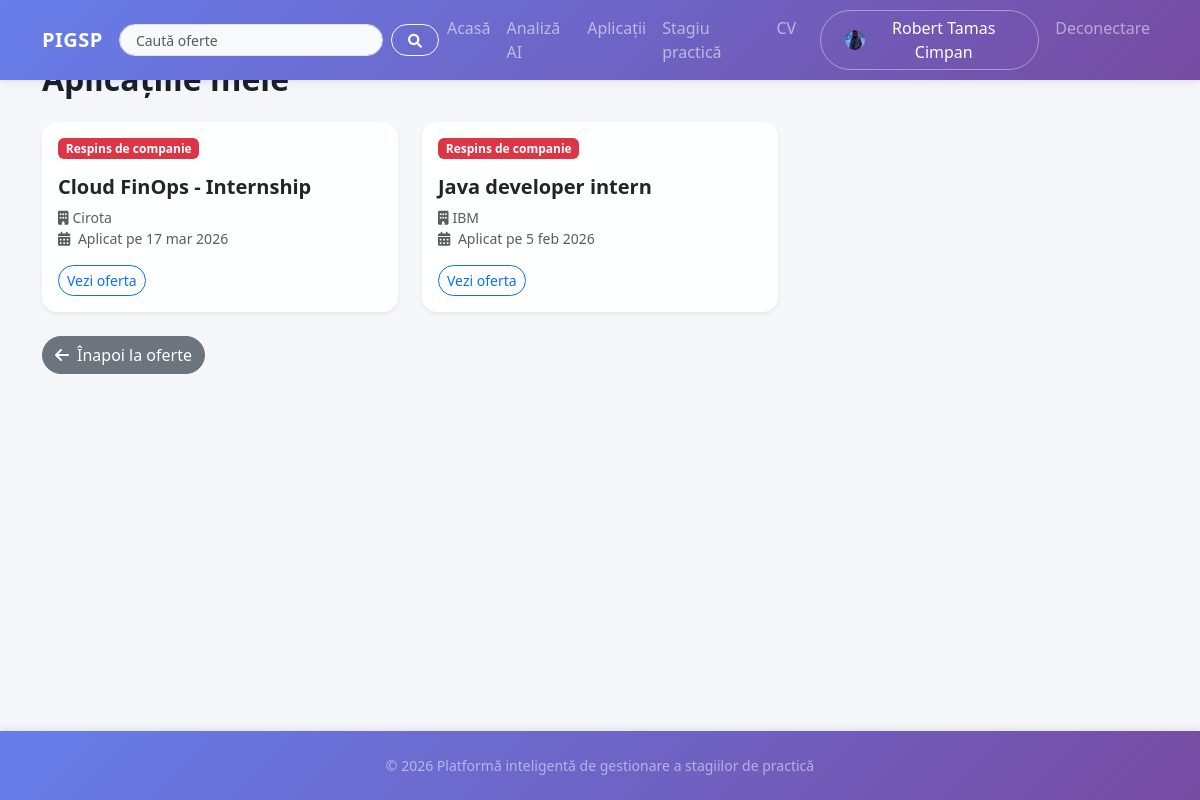
The app's page /my-applications/ (signed in) with its own data.
### accounts/models.py (models this page shows, shortened)
class User(AbstractUser):
    username_validator = UnicodeUsernameValidator()
    ROLE_CHOICES = [
        ("student", "Student"),
        ("company", "Companie"),
    ]
    username = models.CharField(
        "username",
        max_length=30,
        unique=True,
        help_text="30 de caractere sau mai puțin. Doar litere, cifre și @/./+/-/_ .",
        validators=[username_validator],
        error_messages={
            "unique": "Un utilizator cu acest nume există deja.",
        },
    )
    role = models.CharField(max_length=20, choices=ROLE_CHOICES, default="student")
    phone_number = models.CharField(max_length=15, blank=False, null=True, default=None)
    birth_date = models.DateField(null=True, blank=True)
    profile_picture = models.ImageField(
        upload_to="profile_pictures/", null=True, blank=True
    )
    class Meta:
        db_table = "auth_user"
        verbose_name = "Utilizator"
        verbose_name_plural = "Utilizatori"
    def is_student(self):
        return self.role == "student"

class CompanyProfile(models.Model):
    user = models.OneToOneField(
        User, on_delete=models.CASCADE, related_name="company_profile"
    )
    company_name = models.CharField(max_length=255)
    domain = models.CharField(max_length=50, choices=DOMAIN_CHOICES, default="altele")
    industry = models.CharField(max_length=255, blank=True)
    website = models.URLField(blank=True)
    address = models.TextField(blank=True)
    contact_person = models.CharField(max_length=255, blank=True)
    contact_phone = models.CharField(max_length=20, blank=True)
    created_at = models.DateTimeField(auto_now_add=True)
    class Meta:
        verbose_name = "Profil companie"
        verbose_name_plural = "Profile companii"

### main/models.py (models this page shows, shortened)
class Application(models.Model):
    STATUS_CHOICES = [
        ("pending", "În așteptare"),
        ("hr_accepted", "Acceptat - așteaptă confirmarea studentului"),
        ("rejected", "Respins"),
        ("student_declined", "Refuzată de student"),
        ("student_confirmed", "Confirmată de student"),
        ("withdrawn", "Retrasă automat"),
    ]
    student = models.ForeignKey(
        User,
        on_delete=models.CASCADE,
        limit_choices_to={"role": "student"},
        related_name="applications",
    )
    offer = models.ForeignKey(
        InternshipOffer, on_delete=models.CASCADE, related_name="applications"
    )
    status = models.CharField(max_length=20, choices=STATUS_CHOICES, default="pending")
    applied_at = models.DateTimeField(auto_now_add=True)
    updated_at = models.DateTimeField(auto_now=True)
    class Meta:
        unique_together = ("student", "offer")
        ordering = ["-applied_at"]
        verbose_name = "Aplicație"
        verbose_name_plural = "Aplicații"

class InternshipOffer(models.Model):
    company = models.ForeignKey(
        User,
        on_delete=models.CASCADE,
        limit_choices_to={"role": "company"},
        related_name="internship_offers",
    )
    title = models.CharField(max_length=255)
    description = models.TextField()
    requirements = models.TextField(blank=True)
    location = models.CharField(max_length=255, blank=True)
    duration_weeks = models.IntegerField(default=12)
    start_date = models.DateField(null=True, blank=True)
    is_active = models.BooleanField(default=True)
    created_at = models.DateTimeField(auto_now_add=True)
    updated_at = models.DateTimeField(auto_now=True)
    class Meta:
        ordering = ["-created_at"]
        verbose_name = "Ofertă de stagiu"
        verbose_name_plural = "Oferte de stagiu"

### main/views.py (the view)
@login_required
def my_applications(request):
    if not request.user.is_student():
        return _forbidden_page(request, "Doar studenții pot vizualiza aplicațiile lor.")
    applications = Application.objects.filter(student=request.user).order_by(
        "-applied_at"
    )
    context = {
        "applications": applications,
    }
    return render(request, "main/my_applications.html", context)

### templates/main/my_applications.html (shortened to what this page needs)
{% extends 'base.html' %}
{% block content %}
    <h2 class="mb-4">Aplicațiile mele</h2>
    {% if applications %}
        <div class="row g-4">
            {% for app in applications %}
                <div class="col-md-6 col-lg-4">
                    <div class="card h-100 border-0 shadow-sm">
                        <div class="card-body">
                            <div class="d-flex justify-content-between align-items-start mb-3">
                                {% if app.status == 'pending' %}
                                    <span class="badge bg-secondary">În așteptare</span>
                                {% elif app.status == 'hr_accepted' %}
                                    <span class="badge bg-warning text-dark">Acceptată de companie</span>
                                {% elif app.status == 'student_confirmed' %}
                                    <span class="badge bg-success">Confirmată de tine</span>
                                {% elif app.status == 'withdrawn' %}
                                    <span class="badge bg-dark">Retrasă automat</span>
                                {% elif app.status == 'student_declined' %}
                                    <span class="badge bg-danger">Refuzată de tine</span>
                                {% else %}
                                    <span class="badge bg-danger">Respins de companie</span>
                                {% endif %}
                            </div>
                            <h5 class="card-title fw-bold">{{ app.offer.title }}</h5>
                            <p class="card-text text-muted small mb-3">
                                <i class="fas fa-building me-1"></i>{{ app.offer.company.company_profile.company_name }}<br>
                                <i class="fas fa-calendar-alt me-1"></i> Aplicat pe {{ app.applied_at|date:"j b Y" }}
                            </p>
                            {% if app.status == 'hr_accepted' %}
                                <div class="d-flex gap-2 flex-wrap">
                                    <form method="POST" action="{% url 'update_student_app_status' app.id 'confirm' %}" style="display: inline;" onsubmit="return confirm('Confirmi participarea la acest stagiu? După confirmare, celelalte cereri active vor fi retrase automat.')">
                                        {% csrf_token %}
                                        <button type="submit" class="btn btn-sm btn-success rounded-pill">
                                            Confirmă participarea
                                        </button>
                                    </form>
                                    <form method="POST" action="{% url 'update_student_app_status' app.id 'decline' %}" style="display: inline;" onsubmit="return confirm('Sigur dorești să refuzi această participare?')">
                                        {% csrf_token %}
                                        <button type="submit" class="btn btn-sm btn-outline-danger rounded-pill">
                                            Refuză participarea
                                        </button>
                                    </form>
                                    <a href="{% url 'offer_details' app.offer.pk %}" class="btn btn-sm btn-outline-primary rounded-pill">Vezi oferta</a>
                                </div>
                            {% else %}
                                <a href="{% url 'offer_details' app.offer.pk %}" class="btn btn-sm btn-outline-primary rounded-pill">Vezi oferta</a>
                            {% endif %}
                        </div>
                    </div>
                </div>
            {% endfor %}
        </div>
    {% else %}
        <div class="empty-state-centered">
            <p class="mt-2 text-center text-muted">Nu ai aplicat încă la niciun stagiu de practică.</p>
        </div>
    {% endif %}
    <div class="mt-4">
        <a href="{% url 'home' %}" class="btn btn-secondary rounded-pill">
            <i class="fas fa-arrow-left me-2"></i>Înapoi la oferte
        </a>
    </div>
{% endblock %}

### templates/base.html (shortened to what this page needs)
{% load static %}
<!DOCTYPE html>
<html lang="ro">
<head>
    <link href="https://cdn.jsdelivr.net/npm/bootstrap@5.3.0/dist/css/bootstrap.min.css" rel="stylesheet">
    <link rel="stylesheet" href="https://cdnjs.cloudflare.com/ajax/libs/font-awesome/6.0.0/css/all.min.css">
    <link rel="stylesheet" href="{% static 'css/style.css' %}">
</head>
<body>
    <nav class="navbar navbar-expand-lg navbar-dark bg-transparent mb-4">
        <div class="container">
            <a class="navbar-brand fw-bold" href="{% url 'home' %}">
                PIGSP
            </a>
            <div class="collapse navbar-collapse" id="navbarNav">
                <form class="d-flex align-items-center mx-lg-auto my-2 my-lg-0 w-100" method="get" action="{% url 'home' %}" role="search" style="max-width: 320px;">
                    <input class="form-control form-control-sm rounded-pill me-2" type="text" name="q" value="{{ q|default:'' }}" placeholder="Caută oferte" aria-label="Caută oferte" style="height: 32px;">
                    <button class="btn btn-outline-light btn-sm rounded-pill px-3" type="submit" aria-label="Caută" style="height: 32px;">
                        <i class="fas fa-search"></i>
                    </button>
                </form>
                <ul class="navbar-nav ms-auto">
                    <li class="nav-item"><a class="nav-link" href="{% url 'home' %}">Acasă</a></li>
                    {% if user.is_authenticated %}
                        {% if user.is_student %}
                            <li class="nav-item"><a class="nav-link" href="{% url 'smart_match' %}">Analiză AI</a></li>
                            <li class="nav-item"><a class="nav-link" href="{% url 'my_applications' %}">Aplicații</a></li>
                            <li class="nav-item"><a class="nav-link" href="{% url 'my_internship' %}">Stagiu practică</a></li>
                            <li class="nav-item"><a class="nav-link" href="{% url 'view_cv' %}">CV</a></li>
                        {% elif user.is_company %}
                            <li class="nav-item"><a class="nav-link" href="{% url 'company_my_offers' %}">Ofertele mele</a></li>
                            <li class="nav-item"><a class="nav-link" href="{% url 'company_candidates' %}">Candidați</a></li>
                        {% endif %}
                        <li class="nav-item ms-lg-3">
                            <a class="nav-link btn btn-white-outline px-4 d-flex align-items-center gap-2" href="{% url 'profile' %}">
                                {% if user.profile_picture %}
                                    <img src="{{ user.profile_picture.url }}" alt="Profil" class="rounded-circle" style="width: 20px; height: 20px; object-fit: cover;">
                                {% else %}
                                    <div class="rounded-circle bg-light d-flex align-items-center justify-content-center" style="width: 20px; height: 20px;">
                                        <i class="fas fa-user text-muted" style="font-size: 14px;"></i>
                                    </div>
                                {% endif %}
                                {{ user.get_full_name|default:user.username }}
                            </a>
                        </li>
                        <li class="nav-item">
                            <form action="{% url 'logout' %}" method="post" class="d-inline">
                                <button type="submit"
                                    class="nav-link btn btn-link border-0 text-white-50 ms-2">Deconectare</button>
                            </form>
                        </li>
                    {% else %}
                        <li class="nav-item"><a class="nav-link" href="{% url 'login' %}">Autentificare</a></li>
                        <li class="nav-item ms-2">
                            <a class="btn btn-light rounded-pill px-4 fw-bold text-primary"
                                href="{% url 'register' %}">Înregistrare</a>
                        </li>
                    {% endif %}
                </ul>
            </div>
        </div>
    </nav>
    <div class="container main-container">
        {% block content %}{% endblock %}
    </div>
    <footer class="text-center text-white-50 mt-5 py-4">
        <p class="mb-0 small">&copy; 2026 Platformă inteligentă de gestionare a stagiilor de practică</p>
    </footer>
</body>
</html>

### static/css/style.css (style rules this page uses)
body { background: #f5f7fa; min-height: 100vh; font-family: 'Segoe UI', Tahoma, Geneva, Verdana, sans-serif; color: #2c3e50; display: flex; flex-direction: column; padding-top: 60px; padding-bottom: 80px; }
h1, h2, h3, h4, h5, h6 { color: #1a202c; }
.main-container h2 { color: #1a202c; font-weight: 700; }
.main-container { flex: 1 0 auto; }
footer { flex-shrink: 0; background: linear-gradient(135deg, #667eea 0%, #764ba2 100%); color: white; position: fixed; bottom: 0; left: 0; right: 0; box-shadow: 0 -2px 8px rgba(0,0,0,0.1); }
.navbar { background: linear-gradient(135deg, #667eea 0%, #764ba2 100%) !important; position: fixed; top: 0; left: 0; right: 0; z-index: 1030; box-shadow: 0 2px 8px rgba(0,0,0,0.1); }
.card { background: rgba(255, 255, 255, 0.95); border: none; border-radius: 15px; box-shadow: 0 8px 32px 0 rgba(31, 38, 135, 0.37); transition: transform 0.2s; }
.navbar-brand { letter-spacing: 0.5px; }
.nav-link { font-weight: 500; transition: all 0.2s; }
.btn-white-outline { border: 1px solid rgba(255,255,255,0.4); color: white; border-radius: 50px; padding: 5px 25px; position: relative; top: 2px; }
.form-control, .form-select { border-radius: 10px; background-color: #f8f9fa; border: 1px solid #dee2e6; padding: 0.75rem 1rem; }
a { text-decoration: none; }

### records on screen
Application: status "Respins de companie", offer "Cloud FinOps - Internship", offer.company.company_profile.company_name "Cirota", applied_at "17 mar 2026"
Application: status "Respins de companie", offer "Java developer intern", offer.company.company_profile.company_name "IBM", applied_at "5 feb 2026"

### other values on screen
{{ user.get_full_name|default:user.username }} "Robert Tamas Cimpan"
